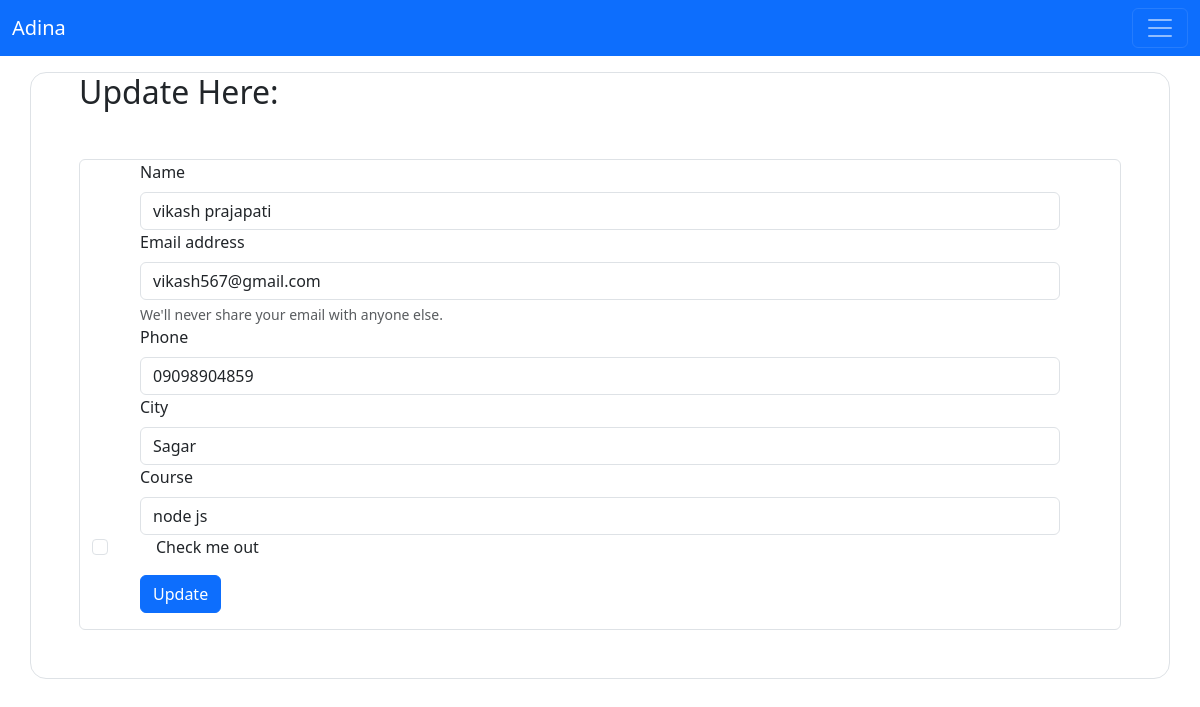
The app's page /update/10, older data.
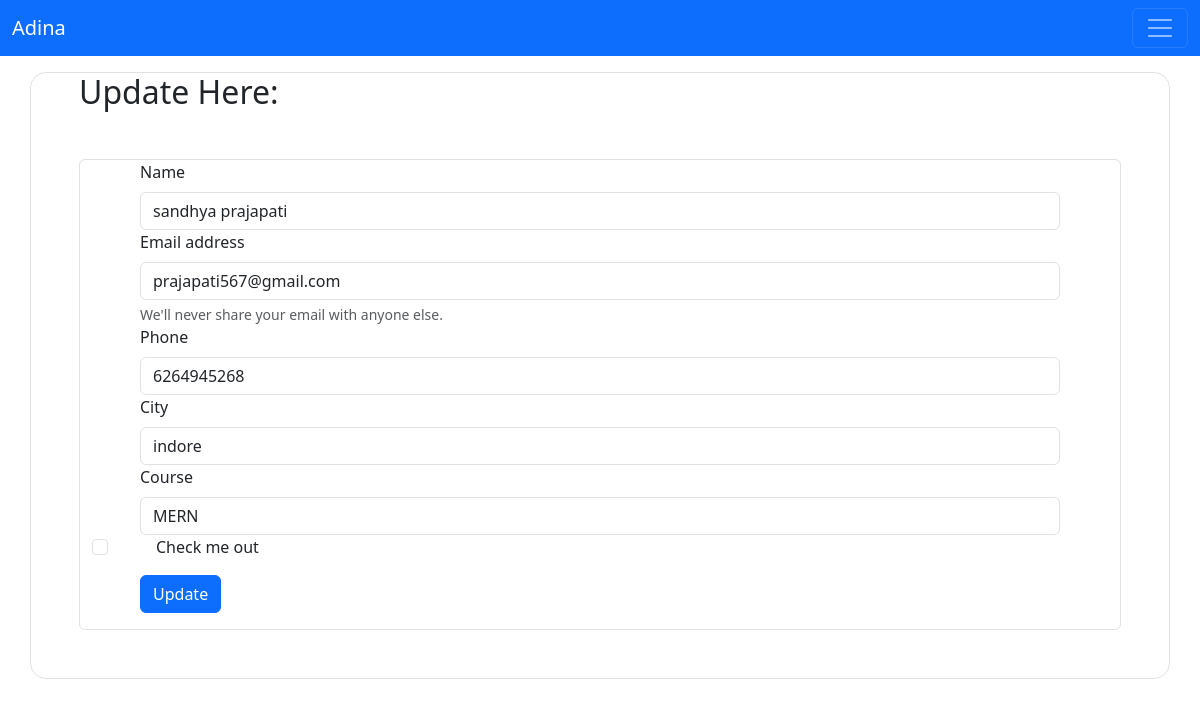
The same page, newer data.
### student/models.py (models this page shows)
class student(models.Model):
    name=models.CharField(max_length=20,null=False)
    email=models.EmailField(max_length=20,null=False)
    phone=models.CharField(max_length=10,null=False)
    city=models.CharField(max_length=10,null=False)
    course=models.CharField(max_length=15,null=False)

### student/views.py (the view, shortened to what this page needs)
# urls.py: path('update/<int:id>',views.update,name='update'),
def update(request,id):
    metadata=student.objects.filter(id=id).values()
    return render(request,'update.html', { 'data' : metadata })

### student/templates/update.html (shortened to what this page needs)
{% extends 'base.html' %}
{% block body %}
<div class="container my-3 border rounded-4 px-5">
    <h2>Update Here:</h2>
    <div class="container my-5 border rounded-2 p">
        <form method="post">
           {% for record in data %}
            <div class="mx-5">
                <label for="name" class="form-label">Name</label>
                <input type="text" id="name" name="name" value="{{record.name}}"    class="form-control" required>
            </div>
            <div class="mx-5">
                <label for="email" class="form-label">Email address</label>
                <input type="email" class="form-control" id="email" name="email"value="{{record.email}}"     aria-describedby="emailHelp" required>
                <div id="emailHelp" class="form-text">We'll never share your email with anyone else.</div>
            </div>
            <div class="mx-5">
                <label for="phone" class="form-label">Phone</label>
                <input type="text" class="form-control" id="phone" name="phone" value="{{record.phone}}"aria-describedby="emailHelp" required>
            </div>
            <div class="mx-5">
                <label for="City" class="form-label"> City</label>
                <input type="text" class="form-control" id="city" name="city" value="{{record.city}}"required >
            </div>
            <div class="mx-5">
                <label for="Course" class="form-label">Course</label>
                <input type="text" class="form-control" id="Course" name="course" value="{{record.course}}"aria-describedby="emailHelp" required>
            </div>
            <div class="mb-3 form-check d-flex gap-5">
                <input type="checkbox" class="form-check-input" id="exampleCheck1" name="checked" required>
                <label class="form-check-label" for="exampleCheck1">Check me out</label>
              </div>
           {% endfor %}
            <div class="px-5 mb-3">
                <button type="submit" class=" btn btn-primary ">Update</button>
            </div>
        </form>
    </div>
</div>
{% endblock body %}

Row changes from the older to the newer data that the page shows:
changed student: name "vikash prajapati" → "sandhya prajapati"; email "vikash567@gmail.com" → "prajapati567@gmail.com"; phone "09098904859" → "6264945268"; city "Sagar" → "indore"; course "node js" → "MERN"
